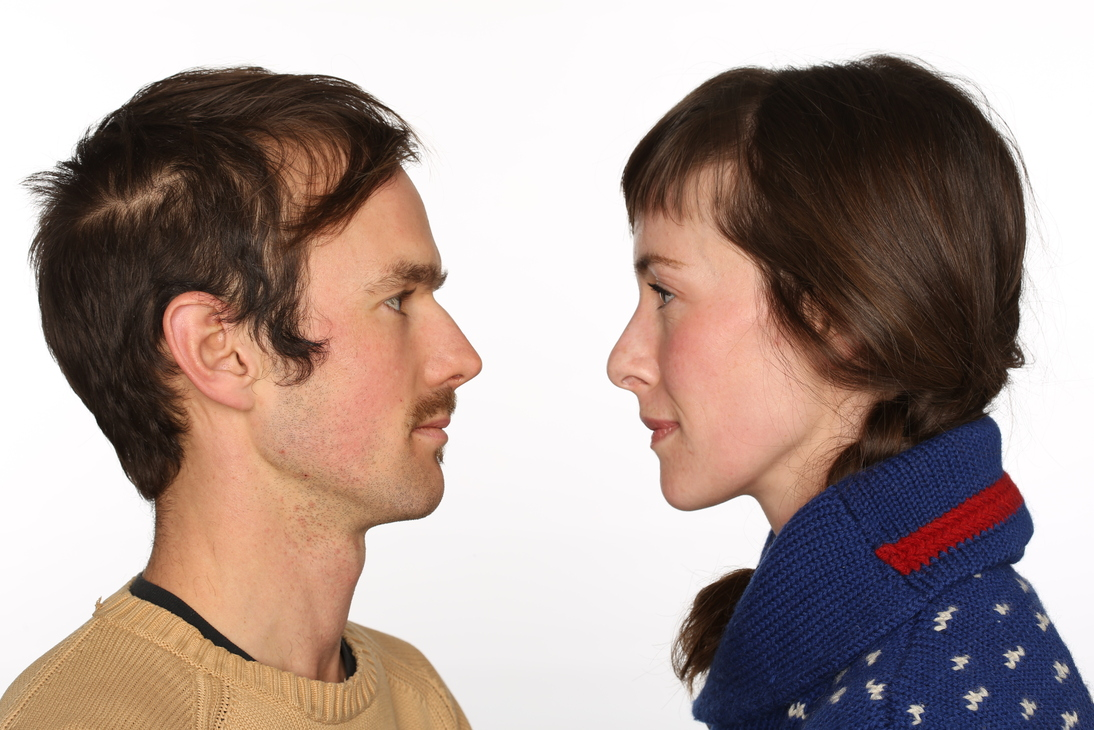
#> input picture examples/couple.jpg, 1094 x 730 px
$ python -i foreground.py   (imports and definitions only)   (older library calls are emulated)
#> lines starting #> are read from the running program, lines starting #| are printed output that depends on the picture
"""Functions for determining which parts of an image are in the foreground
and which parts are in the background.

The goal is to use a `threshold` to compare pixels to a `bg_value`
(a background value, usually something to represent the color white).
If we have a pixel P of three dimensions (R, G, B), P is considered to be
a part of the 'foreground' if ANY of R, G, or B is different enough than
`bg_value`. In other words,
`is_foreground = any(color - threshold > threshold for color in pixel)"""

import cv2
import numpy as np

from nphusl import to_husl

from collections import namedtuple
from crash_kiss.config import BLACK, WHITE, FULL_DEPTH
from crash_kiss import util


# [58 lines left out: functions find_foreground, trim_foreground, compare_background, not called in this run]


def get_edges(img: "np.ndarray") -> "np.ndarray":
    # TODO: Finish this experiment
    gray = cv2.cvtColor(img, cv2.COLOR_BGR2GRAY)
    util.save_img("gray.jpg", gray)
    blurred = cv2.GaussianBlur(gray, (5,5), 0)
    edges = cv2.Canny(blurred, 10, 50)
    util.save_img("edges.jpg", edges)
    return edges


# [27 lines left out: functions fill_holes, get_foreground_area, not called in this run]


_fg_bounds = namedtuple("fg_bounds", "start stop fg_mid max_depth")


# [12 lines left out: function get_fg_bounds, not called in this run]

>>> import cv2
>>> picture = cv2.imread('../examples/couple.jpg')
#> picture is the input picture: shape (730, 1094, 3); mean B, G, R 147.6, 153.6, 171.1
>>> result = get_edges(picture)
#> in get_edges, `gray = cv2.cvtColor(img, cv2.COLOR_BGR2GRAY)`:
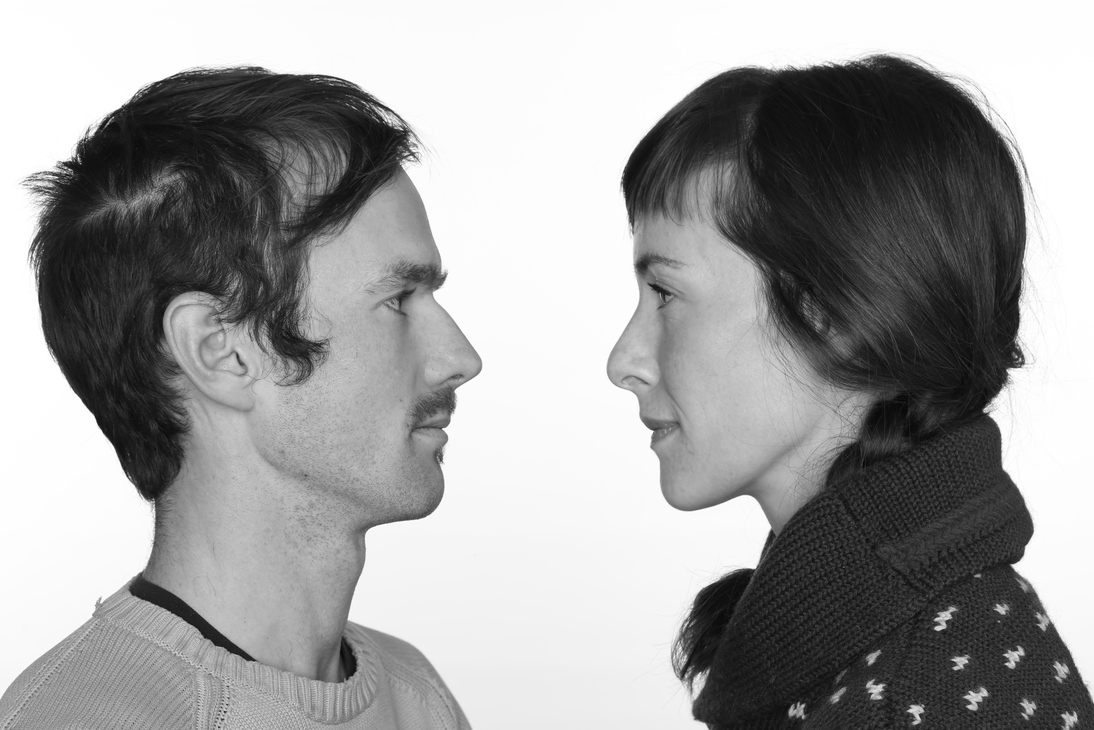
#> gray: shape (730, 1094); min 5, max 255, mean 158.3
#> (the run stopped early here; a loop or call above may not have finished)
